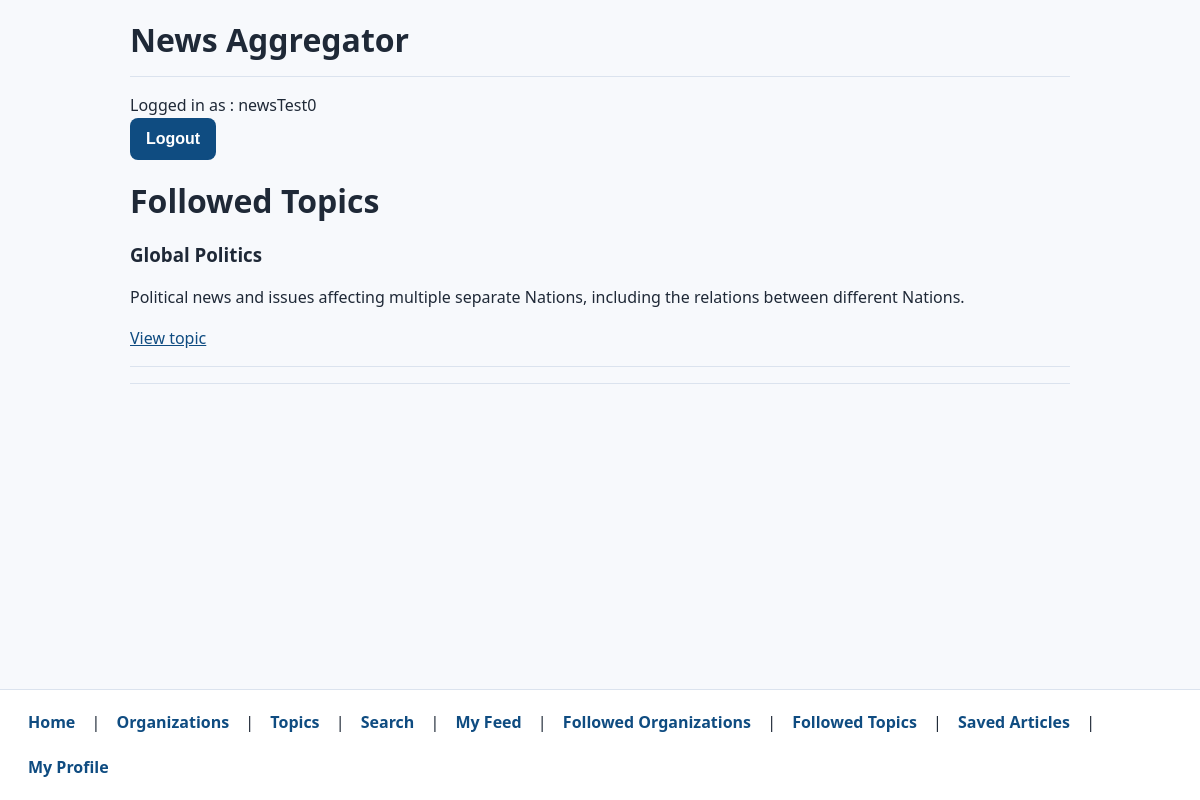
Page /project/followed_topics/ (signed in) on the committed database.
### project/models.py (models this page shows)
class Topic(models.Model):
    topic = models.TextField(blank=True)
    description = models.TextField(blank=True)

### project/views.py (the view)
# urls.py: path('followed_topics/', FollowedTopicListView.as_view(), name='followed_topics' ),
class FollowedTopicListView(LoginRequiredMixin, ListView):
    model = Topic
    template_name = 'project/followed_topics.html'
    context_object_name = 'topics'
    def get_queryset(self):
        my_profile = Profile.objects.get(user=self.request.user)
        return my_profile.get_followed_topics()

### project/models.py (called while the page is built)
    def get_followed_topics(self):
        following = FollowTopic.objects.filter(profile=self)
        return [follow.topic for follow in following]

### project/templates/project/followed_topics.html
{% extends 'project/base.html' %}
{% block content %}
<h1>Followed Topics</h1>
{% if topics %}
    <div>
    {% for topic in topics %}
        <div>
            <h3>{{ topic.topic }}</h3>
            {% if topic.description %}<p>{{ topic.description }}</p>{% endif %}
            <p><a href="{% url 'topic' topic.pk %}">View topic</a></p>
        </div>
        <hr />
    {% endfor %}
    </div>
{% else %}
    <p>You are not following any topics yet.</p>
{% endif %}
{% endblock %}

### project/templates/project/base.html (shortened to what this page needs)
{% load static %}
<html>
    <head>
        <link rel="stylesheet" type="text/css" href="{% static 'project/styles.css' %}?v=20260430a">
    </head>
    <body>
        <header>
            <h1>News Aggregator</h1>
        </header>
        <hr />
        <div>
            {% if request.user.is_authenticated %} Logged in as : {{request.user}}
            <form method="post" action="{% url 'logout' %}">
                <button type="submit">Logout</button>
            </form>
            {% endif %}
        </div>
        {% block content %} {% endblock %}
        <hr />
        <footer class="project-footer">
            <nav>
                <a href="{% url 'landing' %}">Home</a> |
                <a href="{% url 'organizations' %}">Organizations</a> |
                <a href="{% url 'topics' %}">Topics</a> |
                <a href="{% url 'article_search' %}">Search</a>
                {% if request.user.is_authenticated %}
                |
                <a href="{% url 'feed' %}">My Feed</a> |
                <a href="{% url 'followed_organizations' %}">Followed Organizations</a> |
                <a href="{% url 'followed_topics' %}">Followed Topics</a> |
                <a href="{% url 'saved_articles' %}">Saved Articles</a> |
                <a href="{% url 'profile_self' %}">My Profile</a>
                {% endif %}
            </nav>
        </footer>
    </body>
</html>

### static/project/styles.css (style rules this page uses)
:root { --bg: #f7f9fc; --surface: #ffffff; --text: #1f2937; --muted: #6b7280; --border: #dbe3ee; --link: #0f4c81; --link-hover: #0b3a63; --button: #0f4c81; --button-hover: #0b3a63; }
* { box-sizing: border-box; }
html, body { margin: 0; padding: 0; background: var(--bg); color: var(--text); font-family: "Segoe UI", Tahoma, Geneva, Verdana, sans-serif; line-height: 1.55; }
body { max-width: 980px; margin: 0 auto; padding: 20px 20px 90px; }
header h1 { margin: 0; font-size: 2rem; }
a { color: var(--link); }
h1, h2, h3 { line-height: 1.25; }
hr { border: 0; border-top: 1px solid var(--border); margin: 16px 0; }
nav a { display: inline-block; padding: 8px 10px; margin: 2px 2px; border-radius: 6px; text-decoration: none; font-weight: 600; }
button, input[type="submit"] { min-height: 42px; padding: 10px 16px; border: 0; border-radius: 8px; background: var(--button); color: #fff; font-size: 1rem; font-weight: 600; cursor: pointer; }
.project-footer { position: fixed !important; left: 0; right: 0; bottom: 0; background: var(--surface); border-top: 1px solid var(--border); padding: 10px 16px; z-index: 1000; }

### rows in the picture
Topic: topic "Global Politics", description "Political news and issues affecting multiple separate Nations, including the relations between different Nations."

### other values in the picture
{{ request.user }} "newsTest0"
